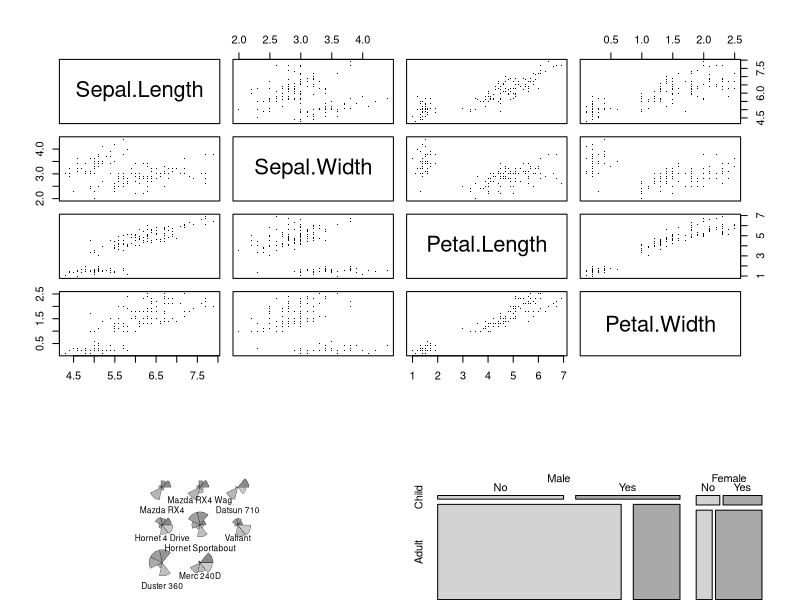

This chart was generated by the following R code:
# Awful way to position multiple plots here (using oma)
# Won't lay things out nicely on different sized device or
# different output format (i.e. where line heights differ)
par(cex=0.6)
pairs(iris[1:4], oma=c(18, 4, 4, 4), 
      panel=function(x, y, ...) {
	      points(x, y, lwd=0.1,
              pch = ".") }) 
par(cex=1)

par(new=TRUE)
par(omi=c(0, 0, 4.7, 0), mfrow=c(1, 2), mfg=c(1, 1), xpd=NA)
par(mar=c(1, 1, 0, 1))
palette(grey(0.5 + 1:8/24))
stars(mtcars[1:8, 1:7], len = 0.8, cex=0.5,
      draw.segments = TRUE, xpd=NA)

par(mar=c(0, 1, 1, 1))
# Terrible hack to add empty lines to data set names
# to try to get labelling right in small size
dm <- dimnames(Titanic)
dm$Sex <- c("Male\n\n", "Female\n\n")
dm$Survived <- c("No\n", "Yes\n")
dm$Age <- c("Child\n", "Adult\n")
dimnames(Titanic) <- dm
mosaicplot(~ Sex + Age + Survived, data = Titanic, off=rep(5, 3),
           ylab="", main="", 
           color = c("light grey", "dark grey"))



